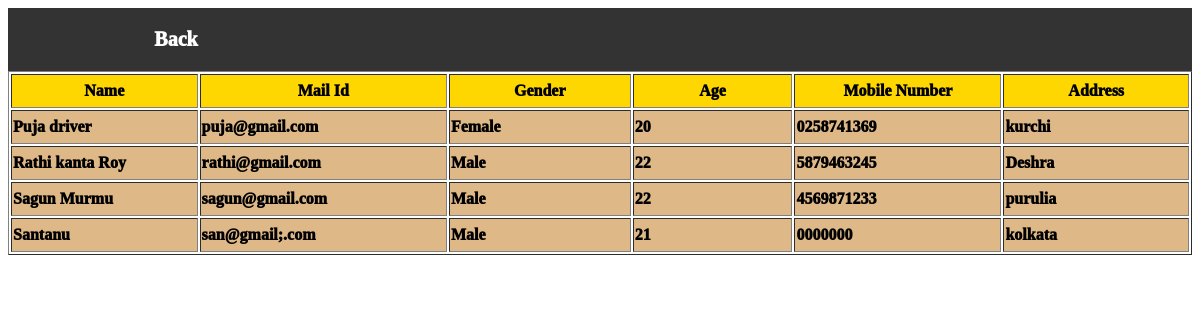
/driver_display.php, run on the app's committed database.
### tables this page shows
CREATE TABLE `driver` (
  `dname` text DEFAULT NULL,
  `dage` int(5) DEFAULT NULL,
  `dgender` text DEFAULT NULL,
  `d_address` varchar(50) NOT NULL,
  `dmobile` varchar(10) NOT NULL,
  `d_mail` varchar(20) NOT NULL,
  `d_pwd` varchar(10) NOT NULL
);

### driver_display.php (the view, shortened to what this page needs)
<!DOCTYPE html>
<html lang="en">
<head>
</head>
<body>
<nav class="nevigation">
             <a href="bokking_display.php">Back</a>
      </nav>
<?php
$con=mysqli_connect("localhost","root","","cab");
$result = mysqli_query($con,"SELECT * FROM driver ");
echo "<table border='1'>
<tr>
<th>Name</th>
<th> Mail Id</th>
<th>Gender</th>
<th>Age </th>
<th>Mobile Number</th>
<th>Address</th>
</tr>";
while($row = mysqli_fetch_array($result))
  {
  echo "<tr>";
  echo "<td>" . $row['dname'] . "</td>";
  echo "<td>" . $row['d_mail'] . "</td>";
  echo "<td>" . $row['dgender'] . "</td>";
  echo "<td>" . $row['dage'] . "</td>";
  echo "<td>" . $row['dmobile'] . "</td>";
  echo "<td>" . $row['d_address'] . "</td>";
  }
echo "</table>";
?>
</body>
</html>

### driver_display.php (style rules this page uses)
* { font-weight: 1000; }
th,td { height:30px; width: 1150px; }
tr { background-color:gold; }
td { background-color:burlywood; }
nav a { padding: 20px; color: white; text-decoration: none; font-size: 20px; width: 25%; text-align: center; ; }
nav { display: flex; background-color: #333; width: 100%; overflow: auto; }

### data on the page
driver: dname "Puja driver", d_mail "puja@gmail.com", dgender "Female", dage "20", dmobile "0258741369", d_address "kurchi"
driver: dname "Rathi kanta Roy", d_mail "rathi@gmail.com", dgender "Male", dage "22", dmobile "5879463245", d_address "Deshra"
driver: dname "Sagun Murmu", d_mail "sagun@gmail.com", dgender "Male", dage "22", dmobile "4569871233", d_address "purulia"
driver: dname "Santanu", d_mail "san@gmail;.com", dgender "Male", dage "21", dmobile "0000000", d_address "kolkata"
